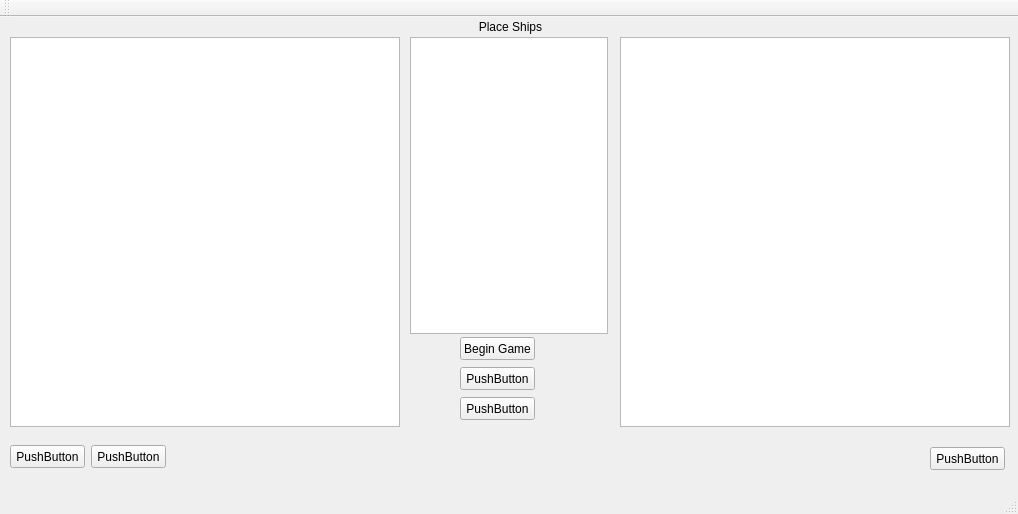
<?xml version="1.0" encoding="UTF-8"?>
<ui version="4.0">
 <class>MainWindow</class>
 <widget class="QMainWindow" name="MainWindow">
  <property name="geometry">
   <rect>
    <x>0</x>
    <y>0</y>
    <width>1018</width>
    <height>514</height>
   </rect>
  </property>
  <property name="windowTitle">
   <string>MainWindow</string>
  </property>
  <widget class="QWidget" name="centralWidget">
   <widget class="QPushButton" name="pushButton_6">
    <property name="geometry">
     <rect>
      <x>930</x>
      <y>430</y>
      <width>75</width>
      <height>23</height>
     </rect>
    </property>
    <property name="text">
     <string>PushButton</string>
    </property>
   </widget>
   <widget class="QGraphicsView" name="graphicsView_2">
    <property name="geometry">
     <rect>
      <x>620</x>
      <y>20</y>
      <width>390</width>
      <height>390</height>
     </rect>
    </property>
    <property name="minimumSize">
     <size>
      <width>390</width>
      <height>390</height>
     </size>
    </property>
    <property name="maximumSize">
     <size>
      <width>390</width>
      <height>390</height>
     </size>
    </property>
    <property name="cursor" stdset="0">
     <cursorShape>CrossCursor</cursorShape>
    </property>
   </widget>
   <widget class="QGraphicsView" name="graphicsView">
    <property name="geometry">
     <rect>
      <x>10</x>
      <y>20</y>
      <width>390</width>
      <height>390</height>
     </rect>
    </property>
    <property name="sizePolicy">
     <sizepolicy hsizetype="Expanding" vsizetype="Expanding">
      <horstretch>0</horstretch>
      <verstretch>0</verstretch>
     </sizepolicy>
    </property>
    <property name="minimumSize">
     <size>
      <width>390</width>
      <height>390</height>
     </size>
    </property>
    <property name="maximumSize">
     <size>
      <width>390</width>
      <height>390</height>
     </size>
    </property>
    <property name="cursor" stdset="0">
     <cursorShape>ArrowCursor</cursorShape>
    </property>
    <property name="autoFillBackground">
     <bool>false</bool>
    </property>
    <property name="verticalScrollBarPolicy">
     <enum>Qt::ScrollBarAlwaysOff</enum>
    </property>
    <property name="horizontalScrollBarPolicy">
     <enum>Qt::ScrollBarAlwaysOff</enum>
    </property>
    <property name="sizeAdjustPolicy">
     <enum>QAbstractScrollArea::AdjustIgnored</enum>
    </property>
    <property name="sceneRect">
     <rectf>
      <x>0.000000000000000</x>
      <y>0.000000000000000</y>
      <width>300.000000000000000</width>
      <height>300.000000000000000</height>
     </rectf>
    </property>
    <property name="transformationAnchor">
     <enum>QGraphicsView::AnchorViewCenter</enum>
    </property>
    <property name="resizeAnchor">
     <enum>QGraphicsView::NoAnchor</enum>
    </property>
    <property name="rubberBandSelectionMode">
     <enum>Qt::ContainsItemShape</enum>
    </property>
    <property name="optimizationFlags">
     <set>QGraphicsView::DontAdjustForAntialiasing</set>
    </property>
   </widget>
   <widget class="QPushButton" name="pushButton_3">
    <property name="geometry">
     <rect>
      <x>460</x>
      <y>380</y>
      <width>75</width>
      <height>23</height>
     </rect>
    </property>
    <property name="text">
     <string>PushButton</string>
    </property>
   </widget>
   <widget class="QPushButton" name="pushButton_2">
    <property name="geometry">
     <rect>
      <x>460</x>
      <y>320</y>
      <width>75</width>
      <height>23</height>
     </rect>
    </property>
    <property name="text">
     <string>Begin Game</string>
    </property>
   </widget>
   <widget class="QGraphicsView" name="graphicsView_3">
    <property name="geometry">
     <rect>
      <x>410</x>
      <y>20</y>
      <width>198</width>
      <height>297</height>
     </rect>
    </property>
    <property name="minimumSize">
     <size>
      <width>198</width>
      <height>297</height>
     </size>
    </property>
    <property name="maximumSize">
     <size>
      <width>198</width>
      <height>297</height>
     </size>
    </property>
   </widget>
   <widget class="QPushButton" name="pushButton_4">
    <property name="enabled">
     <bool>true</bool>
    </property>
    <property name="geometry">
     <rect>
      <x>460</x>
      <y>350</y>
      <width>75</width>
      <height>23</height>
     </rect>
    </property>
    <property name="text">
     <string>PushButton</string>
    </property>
   </widget>
   <widget class="QPushButton" name="pushButton">
    <property name="geometry">
     <rect>
      <x>10</x>
      <y>428</y>
      <width>75</width>
      <height>23</height>
     </rect>
    </property>
    <property name="text">
     <string>PushButton</string>
    </property>
   </widget>
   <widget class="QPushButton" name="pushButton_5">
    <property name="geometry">
     <rect>
      <x>91</x>
      <y>428</y>
      <width>75</width>
      <height>23</height>
     </rect>
    </property>
    <property name="text">
     <string>PushButton</string>
    </property>
   </widget>
   <widget class="QLabel" name="phaselabel">
    <property name="geometry">
     <rect>
      <x>410</x>
      <y>0</y>
      <width>201</width>
      <height>20</height>
     </rect>
    </property>
    <property name="text">
     <string>Place Ships</string>
    </property>
    <property name="alignment">
     <set>Qt::AlignCenter</set>
    </property>
   </widget>
  </widget>
  <widget class="QMenuBar" name="menuBar">
   <property name="geometry">
    <rect>
     <x>0</x>
     <y>0</y>
     <width>1018</width>
     <height>21</height>
    </rect>
   </property>
  </widget>
  <widget class="QToolBar" name="mainToolBar">
   <attribute name="toolBarArea">
    <enum>TopToolBarArea</enum>
   </attribute>
   <attribute name="toolBarBreak">
    <bool>false</bool>
   </attribute>
  </widget>
  <widget class="QStatusBar" name="statusBar"/>
 </widget>
 <layoutdefault spacing="6" margin="11"/>
 <resources/>
 <connections/>
</ui>
